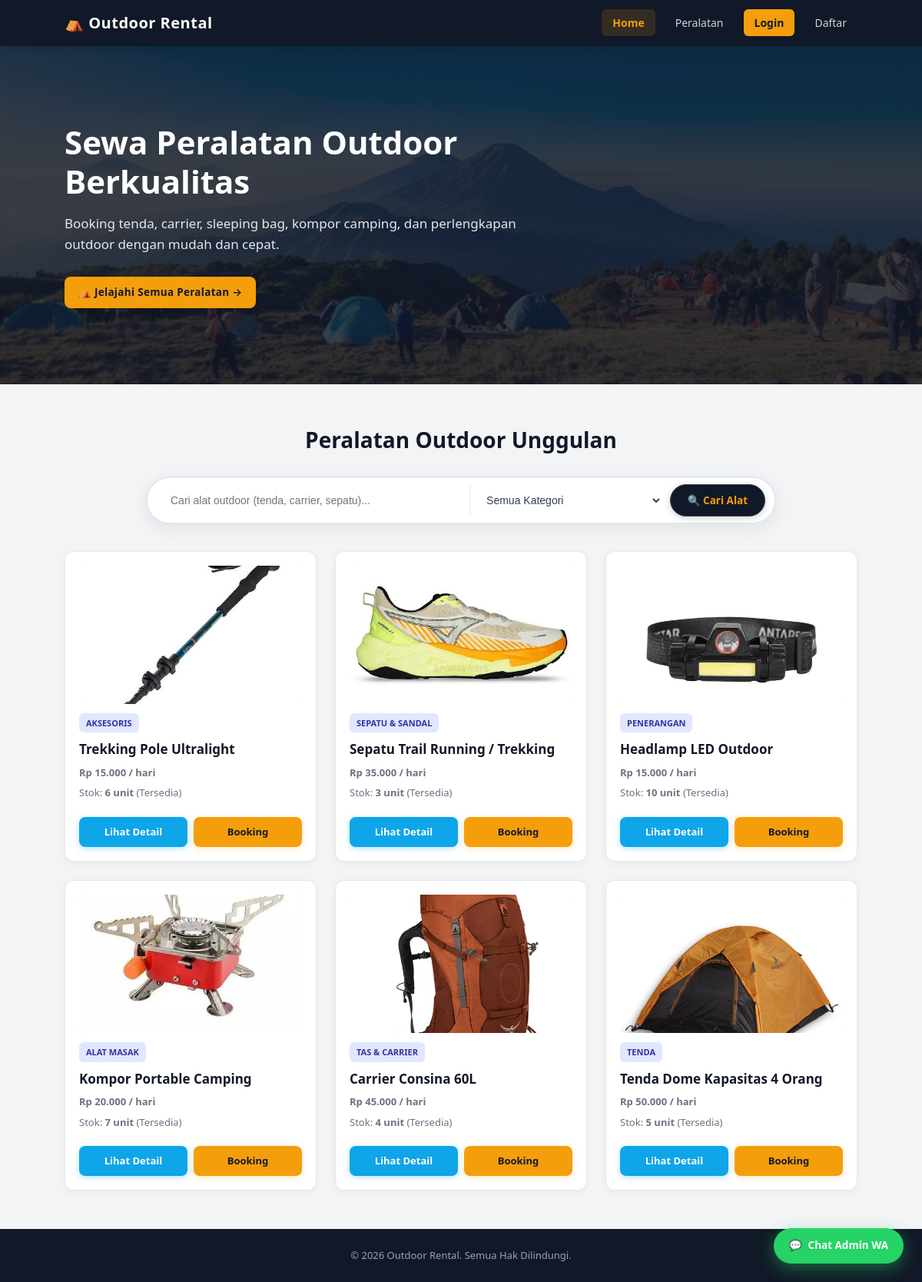
The page / on the database its author committed.
### tables this page shows
CREATE TABLE `peralatan` (
    `id` INT AUTO_INCREMENT PRIMARY KEY,
    `nama` VARCHAR(100) NOT NULL,
    `kategori` VARCHAR(50) NOT NULL,
    `harga` INT NOT NULL,
    `stok` INT NOT NULL DEFAULT 0,
    `gambar` VARCHAR(255) NULL,
    `created_at` TIMESTAMP DEFAULT CURRENT_TIMESTAMP
);

### config/functions.php (called while the page is built, shortened)
<?php
function rupiah($harga)
{
    return "Rp " . number_format((float)$harga, 0, ',', '.');
}
function statusProduk($stok)
{
    if ($stok > 0) {
        return "Tersedia";
    }
    return "Habis";
}
function getPeralatanFiltered($conn, $keyword = '', $kategori = '')
{
    $sql = "SELECT * FROM peralatan WHERE 1=1";
    $sql .= " ORDER BY id DESC";
    $stmt = mysqli_prepare($conn, $sql);
    mysqli_stmt_execute($stmt);
    $result = mysqli_stmt_get_result($stmt);
    $data = [];
    while ($row = mysqli_fetch_assoc($result)) {
        $data[] = $row;
    }
    return $data;
}

### index.php (the view, shortened to what this page needs)
<?php
require_once 'config/config.php';
require_once 'config/functions.php';
$keyword = trim($_GET['search'] ?? '');
$kategoriPilihan = trim($_GET['kategori'] ?? '');
$peralatan = getPeralatanFiltered($conn, $keyword, $kategoriPilihan);
include 'includes/header.php';
?>
<section class="hero">
    <div class="hero-text">
        <h1>Sewa Peralatan Outdoor Berkualitas</h1>
        <p>
            Booking tenda, carrier, sleeping bag, kompor camping, dan perlengkapan outdoor dengan mudah dan cepat.
        </p>
        <a href="pages/peralatan.php" class="btn btn-hero">⛺ Jelajahi Semua Peralatan &rarr;</a>
    </div>
</section>
<section class="produk">
    <h2>Peralatan Outdoor Unggulan</h2>
    <form method="GET" action="pages/peralatan.php" class="filter-bar">
        <input
            type="text"
            name="search"
            placeholder="Cari alat outdoor (tenda, carrier, sepatu)..."
            value="<?= htmlspecialchars($keyword); ?>">
        <select name="kategori">
            <option value="">Semua Kategori</option>
        </select>
        <button type="submit" class="btn-search">🔍 Cari Alat</button>
    </form>
    <div class="produk-container">
        <?php if (empty($peralatan)) { ?>
            <div class="empty-state">
                <p>Tidak ada peralatan yang sesuai dengan pencarian.</p>
            </div>
        <?php } else { ?>
            <?php foreach ($peralatan as $item) { ?>
                <div class="card">
                    <img
                        src="assets/uploads/<?= htmlspecialchars($item['gambar'] ?: 'default.jpg'); ?>"
                        alt="<?= htmlspecialchars($item['nama']); ?>">
                    <span class="badge-kategori"><?= htmlspecialchars($item['kategori']); ?></span>
                    <h3><?= htmlspecialchars($item['nama']); ?></h3>
                    <p class="harga-label">
                        <strong><?= rupiah($item['harga']); ?></strong> / hari
                    </p>
                    <p>
                        Stok: <strong><?= $item['stok']; ?> unit</strong> (<?= statusProduk($item['stok']); ?>)
                    </p>
                    <div class="card-action">
                        <a href="pages/detail.php?id=<?= $item['id']; ?>" class="btn btn-detail">
                            Lihat Detail
                        </a>
                        <?php if ($item['stok'] > 0) { ?>
                            <a href="pages/booking.php?id=<?= $item['id']; ?>" class="btn btn-booking">
                                Booking
                            </a>
                        <?php } else { ?>
                            <button class="btn btn-disabled" disabled>Habis</button>
                        <?php } ?>
                    </div>
                </div>
            <?php } ?>
        <?php } ?>
    </div>
</section>
<?php
include 'includes/footer.php';
?>

### includes/header.php (shortened to what this page needs)
<?php
$currentPage = basename($_SERVER['PHP_SELF'] ?? '');
$currentDir = basename(dirname($_SERVER['PHP_SELF'] ?? ''));
$isAdmin = isset($_SESSION['login']) && isset($_SESSION['role']) && $_SESSION['role'] === 'admin';
?>
<!DOCTYPE html>
<html lang="id">
<head>
    <link rel="stylesheet" href="<?= BASE_URL; ?>/assets/css/style.css?v=<?= file_exists(__DIR__ . '/../assets/css/style.css') ? filemtime(__DIR__ . '/../assets/css/style.css') : time(); ?>">
</head>
<body>
    <nav>
        <h2>
            <a href="<?= BASE_URL; ?>/index.php" style="color:white; font-weight:bold;">
                ⛺ <?= defined('APP_NAME') ? APP_NAME : 'Outdoor Rental'; ?>
            </a>
        </h2>
        <ul>
            <?php if ($isAdmin) { ?>
                <li><a href="<?= BASE_URL; ?>/admin/index.php" class="<?= ($currentPage === 'index.php' && $currentDir === 'admin') ? 'nav-active' : ''; ?>">Dashboard</a></li>
                <li><a href="<?= BASE_URL; ?>/admin/peralatan.php" class="<?= in_array($currentPage, ['peralatan.php', 'tambah_peralatan.php', 'edit_peralatan.php']) && $currentDir === 'admin' ? 'nav-active' : ''; ?>">Kelola Peralatan</a></li>
                <li><a href="<?= BASE_URL; ?>/admin/booking.php" class="<?= in_array($currentPage, ['booking.php', 'detail_booking.php']) && $currentDir === 'admin' ? 'nav-active' : ''; ?>">Data Booking</a></li>
                <li><a href="<?= BASE_URL; ?>/admin/laporan.php" class="<?= ($currentPage === 'laporan.php') ? 'nav-active' : ''; ?>">Laporan Omzet</a></li>
                <li><a href="<?= BASE_URL; ?>/pages/logout.php" class="btn-nav-logout">Logout (Admin)</a></li>
            <?php } else { ?>
                <li><a href="<?= BASE_URL; ?>/index.php" class="<?= ($currentPage === 'index.php') ? 'nav-active' : ''; ?>">Home</a></li>
                <li><a href="<?= BASE_URL; ?>/pages/peralatan.php" class="<?= in_array($currentPage, ['peralatan.php', 'detail.php']) ? 'nav-active' : ''; ?>">Peralatan</a></li>
                <li><a href="<?= BASE_URL; ?>/pages/login.php" class="btn-nav-login <?= ($currentPage === 'login.php') ? 'nav-active' : ''; ?>">Login</a></li>
                <li><a href="<?= BASE_URL; ?>/pages/register.php" class="<?= ($currentPage === 'register.php') ? 'nav-active' : ''; ?>">Daftar</a></li>
            <?php } ?>
        </ul>
    </nav>

### includes/footer.php
<?php
$isAdmin = isset($_SESSION['login']) && isset($_SESSION['role']) && $_SESSION['role'] === 'admin';
?>
<footer>
    <p>&copy; <?= date("Y"); ?> <?= defined('APP_NAME') ? APP_NAME : 'Outdoor Rental'; ?>. Semua Hak Dilindungi.</p>
</footer>
<?php if (!$isAdmin) { ?>
    <a href="https://wa.me/6281234567890?text=Halo%20Admin%20Outdoor%20Rental,%20saya%20ingin%20bertanya%20seputar%20sewa%20peralatan"
       target="_blank"
       class="floating-whatsapp no-print"
       title="Hubungi Admin via WhatsApp">
        <span>💬</span> Chat Admin WA
    </a>
<?php } ?>
</body>
</html>

### rows shown on the page
peralatan: gambar (picture), kategori "AKSESORIS", nama "Trekking Pole Ultralight", harga "Rp 15.000", stok "6", stok "Tersedia"
peralatan: gambar (picture), kategori "SEPATU & SANDAL", nama "Sepatu Trail Running / Trekking", harga "Rp 35.000", stok "3", stok "Tersedia"
peralatan: gambar (picture), kategori "PENERANGAN", nama "Headlamp LED Outdoor", harga "Rp 15.000", stok "10", stok "Tersedia"
peralatan: gambar (picture), kategori "ALAT MASAK", nama "Kompor Portable Camping", harga "Rp 20.000", stok "7", stok "Tersedia"
peralatan: gambar (picture), kategori "TAS & CARRIER", nama "Carrier Consina 60L", harga "Rp 45.000", stok "4", stok "Tersedia"
peralatan: gambar (picture), kategori "TENDA", nama "Tenda Dome Kapasitas 4 Orang", harga "Rp 50.000", stok "5", stok "Tersedia"

### other values the page prints
APP_NAME "Outdoor Rental"
